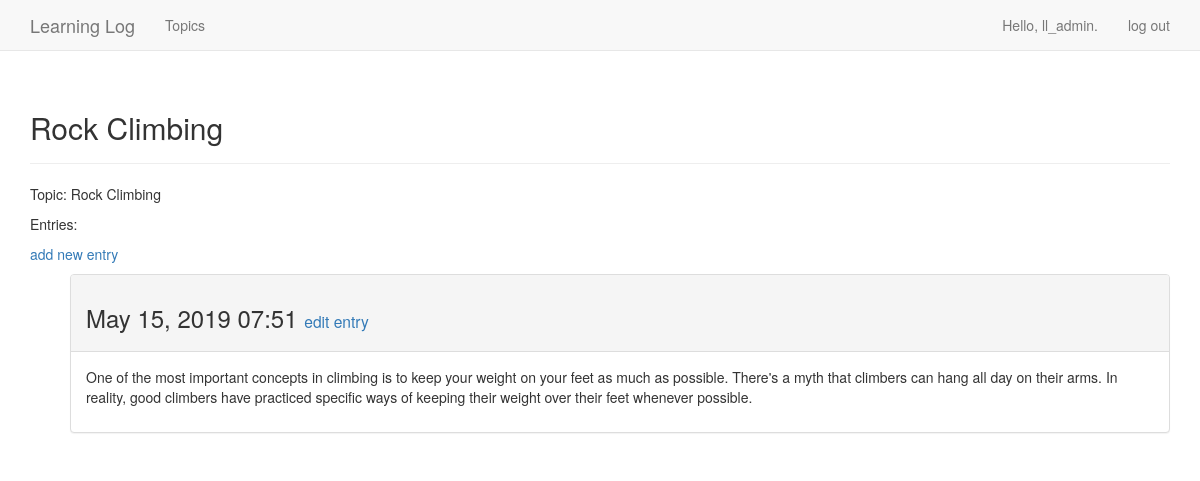
The page /topics/2/ (signed in) on the database its author committed.
### learning_logs/models.py (models this page shows, shortened)
class Topic(models.Model):
    text = models.CharField(max_length=200)
    date_added = models.DateTimeField(auto_now_add=True)
    owner = models.ForeignKey(User, on_delete=models.CASCADE)
    def __str__(self):
        return self.text

class Entry(models.Model):
    topic = models.ForeignKey(Topic, on_delete=models.CASCADE)
    text = models.TextField()
    date_added = models.DateTimeField(auto_now_add=True)
    class Meta:
        verbose_name_plural = "entries"

### learning_logs/views.py (the view)
# urls.py: path("topics/<int:topic_id>/", views.topic, name="topic"),
@login_required
def topic(request, topic_id):
    topic = Topic.objects.get(id=topic_id)
    if topic.owner != request.user:
        raise Http404
    entries = topic.entry_set.order_by("-date_added")
    context = {"topic": topic, "entries": entries}
    return render(request, "learning_logs/topic.html", context)

### learning_logs/templates/learning_logs/topic.html
{% extends "learning_logs/base.html" %}
{% block header %}
    <h2>{{ topic }}</h2>
{% endblock header %}
{% block content %}
    <p>Topic: {{ topic }}</p>
    <p>Entries:</p>
    <p>
        <a href="{% url 'learning_logs:new_entry' topic.id %}">add new entry</a>
    </p>
    <ul>
        {% for entry in entries %}
            <div class="panel panel-default">
                <div class="panel-heading">
                    <h3>
                        {{ entry.date_added|date:"M d, Y H:i" }}
                        <small>
                            <a href="{% url 'learning_logs:edit_entry' entry.id %}">edit entry</a>
                        </small>
                    </h3>
                </div>
                <div class="panel-body">
                    {{ entry.text|linebreaks }}
                </div>
            </div>
        {% empty %}
            There are no entries for this topic yet.
        {% endfor %}
    </ul>
{% endblock content %}

### learning_logs/templates/learning_logs/base.html (shortened to what this page needs)
{% load bootstrap3 %}
<!DOCTYPE html>
<html lang="en">
    <head>
        {% bootstrap_css %}
    </head>
    <body>
        <nav class="navbar navbar-default navbar-static-top">
            <div class="container">
                <div class="navbar-header">
                    <a class="navbar-brand" href="{% url 'learning_logs:index' %}">
                        Learning Log
                    </a>
                </div>
                <div id="navbar" class="navbar-collapse collapse">
                    <ul class="nav navbar-nav">
                        <li><a href="{% url 'learning_logs:topics' %}">Topics</a></li>
                    </ul>
                    <ul class="nav navbar-nav navbar-right">
                        {% if user.is_authenticated %}
                            <li><a>Hello, {{ user.username }}.</a></li>
                            <li><a href="{% url 'users:logout' %}">log out</a></li>
                        {% else %}
                            <li><a href="{% url 'users:register' %}">register</a></li>
                            <li><a href="{% url 'users:login' %}">log in</a></li>
                        {% endif %}
                    </ul>
                </div>
            </div>
        </nav>
        <div class="container">
            <div class="page-header">
                {% block header %}{% endblock header %}
            </div>
            <div>
                {% block content %}{% endblock content %}
            </div>
        </div>
    </body>
</html>

### rows shown on the page
Topic: text "Rock Climbing"
Entry: date_added "May 15, 2019 07:51", text "One of the most important concepts in climbing is to keep your weight on your feet as much as possible. There's a myth that climbers can hang all day on their arms. In reality, good climbers have practiced specific ways of keeping their weight over their feet whenever possible."

### other values the page prints
{{ user.username }} "ll_admin"
